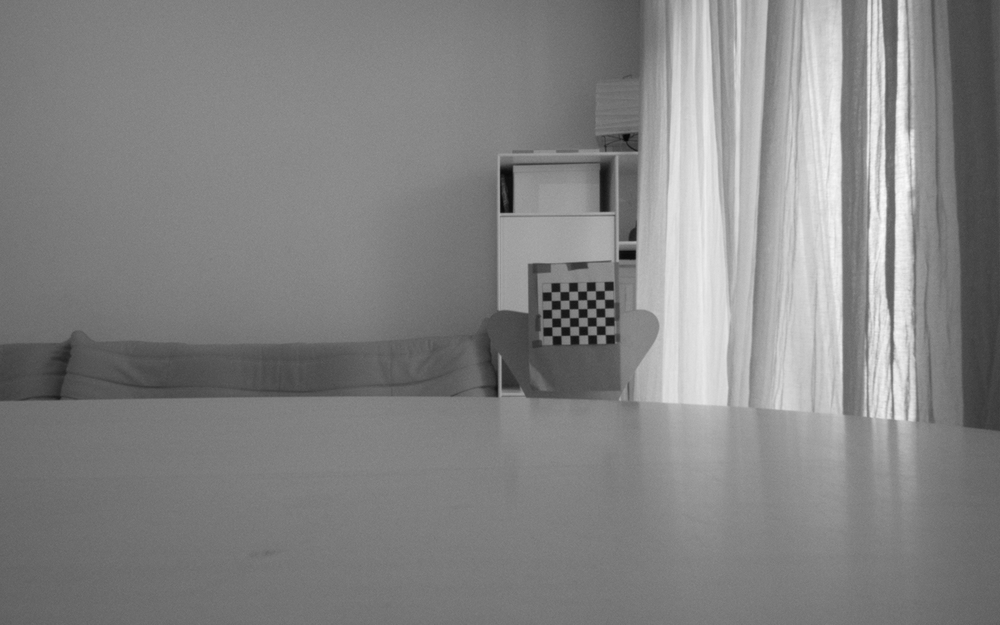
#> input picture data/calibration_images/left_003.png, 1000 x 625 px, shrunk from 1280 x 800 before the run
$ python check_corner_detection.py --image ../data/calibration_images/left_003.png
#> lines starting #> are read from the running program, lines starting #| are printed output that depends on the picture; after the words box and inside, x2 and y2 are one past the last pixel; in counts of white or black regions, pixels touching at a corner belong together
### src/calibration/corners.py
"""Checkerboard corner detection and 3D object point generation.

Pure logic: operates on an already-loaded image, no file I/O.
"""

import cv2
import numpy as np


def find_checkerboard_corners(image: np.ndarray, pattern_size: tuple[int, int]) -> np.ndarray | None:
    """Detect subpixel-accurate inner checkerboard corners.

    Args:
        image: grayscale or BGR image.
        pattern_size: (cols, rows) number of INNER corners (e.g. (6, 7) for
            the project's asymmetric board, see docs/decisions.md, 2026-09-04).

    Returns:
        (cols*rows, 2) float32 array of corner pixel coordinates, in a
        consistent raster order (row by row) -- but not necessarily
        starting top-left or scanning left-to-right; only consistency
        across detections of the same physical board matters for
        calibration. Returns None if the pattern was not found.
        CALIB_CB_FAST_CHECK is deliberately not used: it produces false
        negatives on large/tilted boards (see docs/decisions.md, 2026-09-03,
        and cal/check_corners.py).
    """
    if image.ndim == 3:
        image = cv2.cvtColor(image, cv2.COLOR_BGR2GRAY)

    found, corners = cv2.findChessboardCornersSB(image, pattern_size, flags=cv2.CALIB_CB_EXHAUSTIVE)
    if not found:
        return None

    # OpenCV-version-dependent: 4.10 (Pi) returns (N,1,2), 5.0 (seen on the
    # dev Mac) returns (N,2) -- normalize so callers get a consistent shape
    # regardless of the OpenCV version actually installed.
    cols, rows = pattern_size
    return corners.reshape(cols * rows, 2)


# [19 lines left out: function generate_object_points, not called in this run]

### scripts/check_corner_detection.py
"""Visueller Sanity-Check: Schachbrett-Eckenerkennung.

Zeichnet erkannte Innenecken (find_checkerboard_corners()) ins Bild --
fuer schnelles Nachvollziehen und als Abbildung im Abschlussbericht.
Ersetzt das Ad-hoc-Skript cal/check_corners.py (gitignored) durch eine
Version, die die src/-Logik direkt nutzt.

Nutzung:
    python scripts/check_corner_detection.py [--image PATH] [--output PATH]
                                              [--cols N] [--rows N]

Ohne --image: nutzt das erste Bild aus cal/bilder/ (lokale Ad-hoc-Testauf-
nahmen, gitignored, linke Haelfte). ACHTUNG: diese Aufnahmen zeigen noch
das alte 7x7-Brett (vor dem Tag-4-Zuschnitt auf 6x7, siehe
docs/decisions.md, 2026-09-04) -- schlaegt die Erkennung mit dem aktuellen
Standard-Pattern (6,7) fehl, faellt das Skript auf ein synthetisches
Testbild zurueck.
"""

import argparse
import sys
from pathlib import Path

import cv2
import numpy as np

REPO_ROOT = Path(__file__).resolve().parent.parent
sys.path.insert(0, str(REPO_ROOT))

from src.calibration.corners import find_checkerboard_corners  # noqa: E402

DEFAULT_OUTPUT = REPO_ROOT / "scripts" / "output" / "corner_detection_demo.png"


def _find_demo_image() -> Path | None:
    demo_dir = REPO_ROOT / "cal" / "bilder"
    if not demo_dir.is_dir():
        return None
    candidates = sorted(demo_dir.glob("*raw.png"))
    return candidates[0] if candidates else None


def _make_synthetic_checkerboard(pattern_size: tuple[int, int], square_px: int = 60, margin_px: int = 60) -> np.ndarray:
    cols, rows = pattern_size
    n_squares_x, n_squares_y = cols + 1, rows + 1
    width = n_squares_x * square_px + 2 * margin_px
    height = n_squares_y * square_px + 2 * margin_px
    image = np.full((height, width), 255, dtype=np.uint8)
    for row in range(n_squares_y):
        for col in range(n_squares_x):
            if (row + col) % 2 == 0:
                y0 = margin_px + row * square_px
                x0 = margin_px + col * square_px
                image[y0 : y0 + square_px, x0 : x0 + square_px] = 0
    return image


def main() -> None:
    parser = argparse.ArgumentParser(description=__doc__)
    parser.add_argument("--image", type=Path, default=None, help="Pfad zu einem Testbild")
    parser.add_argument("--output", type=Path, default=DEFAULT_OUTPUT)
    parser.add_argument("--cols", type=int, default=6, help="Anzahl innerer Ecken (Spalten)")
    parser.add_argument("--rows", type=int, default=7, help="Anzahl innerer Ecken (Zeilen)")
    args = parser.parse_args()
    pattern_size = (args.cols, args.rows)

    image_path = args.image or _find_demo_image()
    image = None
    if image_path is not None:
        loaded = cv2.imread(str(image_path), cv2.IMREAD_GRAYSCALE)
#> loaded is the input picture: shape (625, 1000); min 6, max 252, mean 131
        if loaded is None:
            raise FileNotFoundError(f"Bild konnte nicht geladen werden: {image_path}")
        image = loaded[:, : loaded.shape[1] // 2]  # linke Haelfte des Stereo-Rohbilds
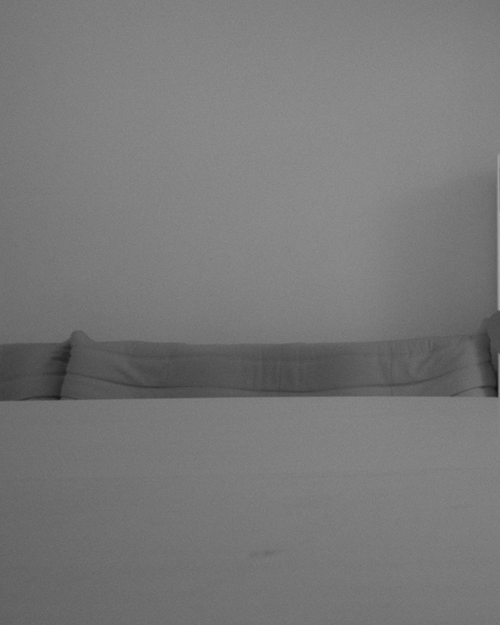
#> image: shape (625, 500); min 17, max 169, mean 120
        corners = find_checkerboard_corners(image, pattern_size)
#> in find_checkerboard_corners, `found, corners = cv2.findChessboardCornersSB(image, pattern_size, flag..`: found = False
        if corners is None:
            print(f"Muster {pattern_size} in {image_path.name} nicht gefunden - verwende synthetisches Testbild.")
            image = None

    if image is None:
        image = _make_synthetic_checkerboard(pattern_size)
        corners = find_checkerboard_corners(image, pattern_size)
        print("Synthetisches Testbild verwendet.")
    else:
        print(f"Verwende Bild: {image_path}")

    found = corners is not None
    print(f"Muster {pattern_size}: {'GEFUNDEN' if found else 'NICHT gefunden'}" + (f" ({len(corners)} Ecken)" if found else ""))

    annotated = cv2.cvtColor(image, cv2.COLOR_GRAY2BGR)
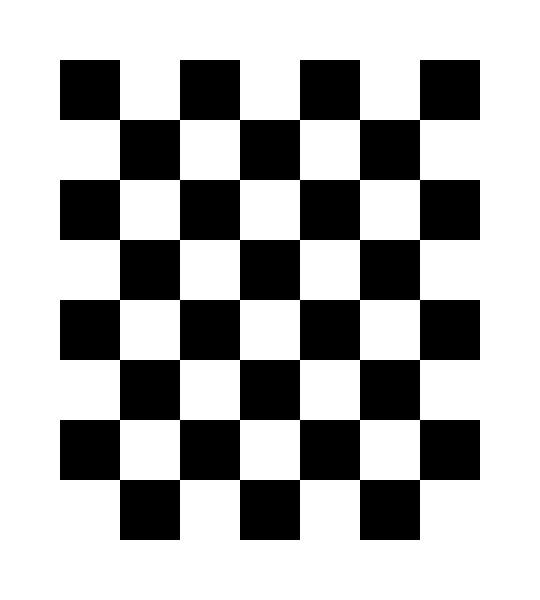
#> annotated: shape (600, 540, 3); 68.9% white; 1 black region, box (x1, y1, x2, y2) and area: (60, 60, 480, 540) 100800
    if found:
        cv2.drawChessboardCorners(annotated, pattern_size, corners, True)
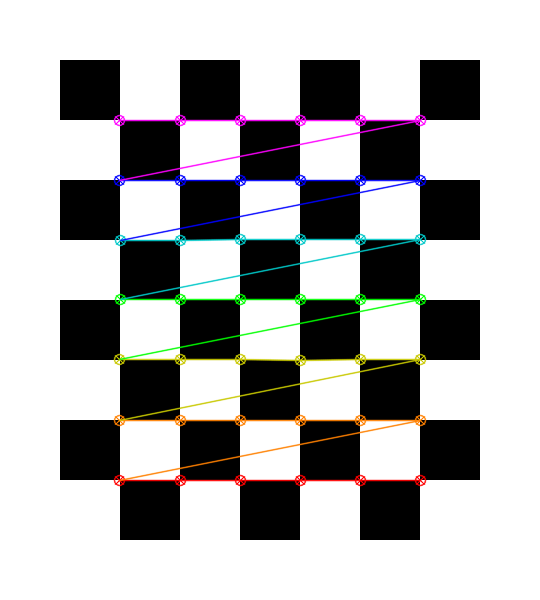
#> annotated: shape (600, 540, 3); 4.68% of pixels changed, all inside (x1, y1, x2, y2) = (113, 114, 427, 487)
    else:
        cv2.putText(annotated, "NOT FOUND", (20, 40), cv2.FONT_HERSHEY_SIMPLEX, 1.0, (0, 0, 255), 2)

    args.output.parent.mkdir(parents=True, exist_ok=True)
    cv2.imwrite(str(args.output), annotated)
    print(f"Annotiertes Bild gespeichert: {args.output}")


if __name__ == "__main__":
    main()

$ run again, on data/calibration_images/left_006.png
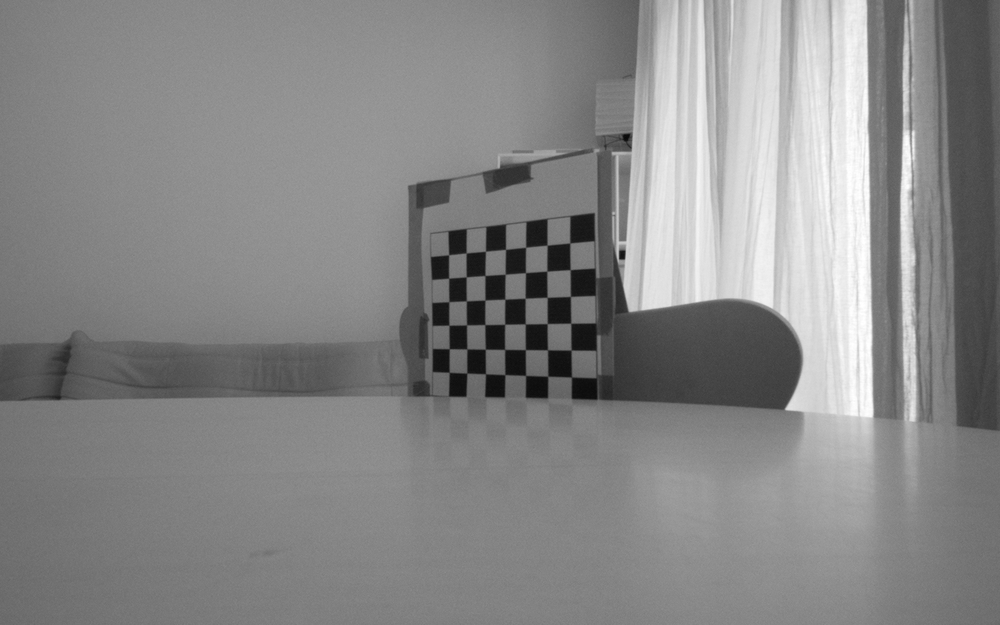
#> input picture data/calibration_images/left_006.png, 1000 x 625 px, shrunk from 1280 x 800 before the run
#> in main, loaded is the input picture: shape (625, 1000); min 9, max 255, mean 134.9
#> in main, `image = loaded[:, : loaded.shape[1] // 2]`:
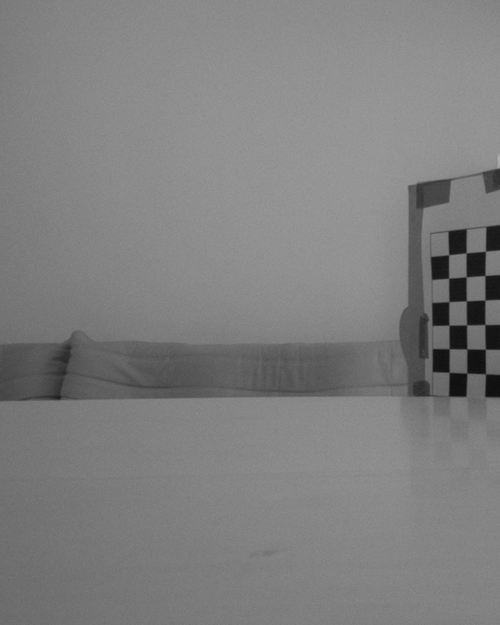
#> image: shape (625, 500); min 13, max 175, mean 127.1
#> found = False

$ run again, on data/calibration_images/left_008.png
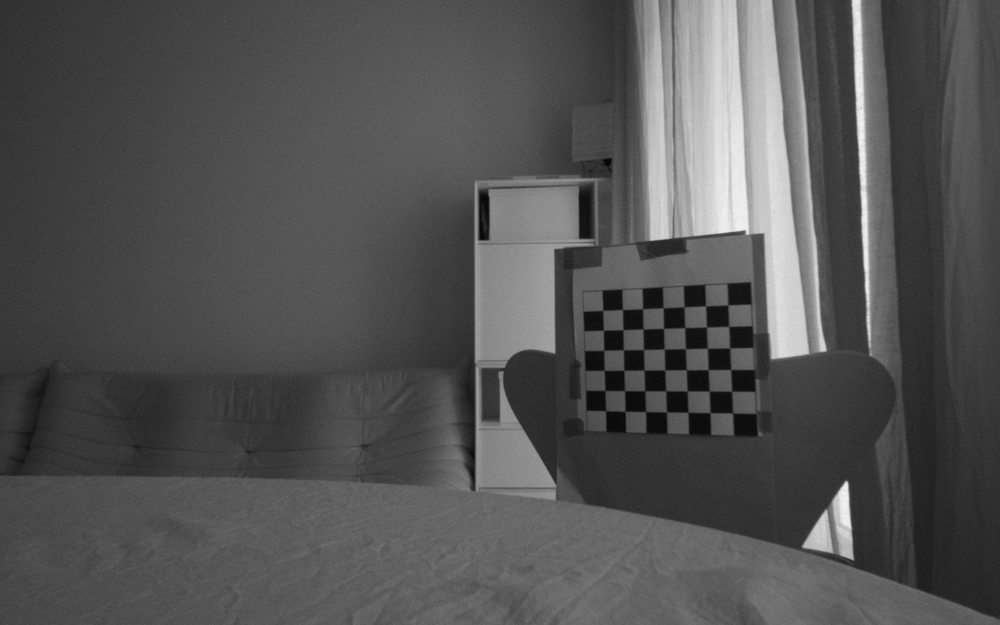
#> input picture data/calibration_images/left_008.png, 1000 x 625 px, shrunk from 1280 x 800 before the run
#> in main, loaded is the input picture: shape (625, 1000); min 5, max 248, mean 82.8
#> in main, `image = loaded[:, : loaded.shape[1] // 2]`:
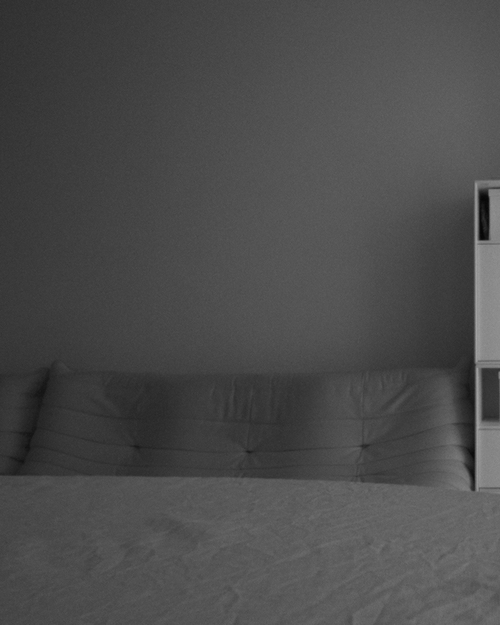
#> image: shape (625, 500); min 6, max 165, mean 75.3
#> found = False

$ run again, on data/calibration_images/left_011.png
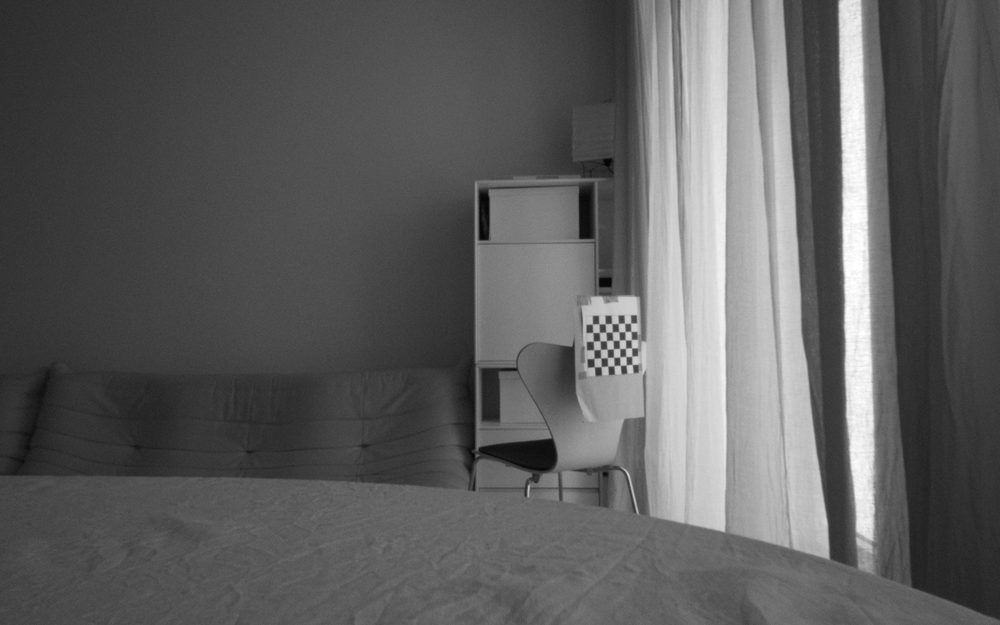
#> input picture data/calibration_images/left_011.png, 1000 x 625 px, shrunk from 1280 x 800 before the run
#> in main, loaded is the input picture: shape (625, 1000); min 4, max 255, mean 93.6
#> in main, `image = loaded[:, : loaded.shape[1] // 2]`:
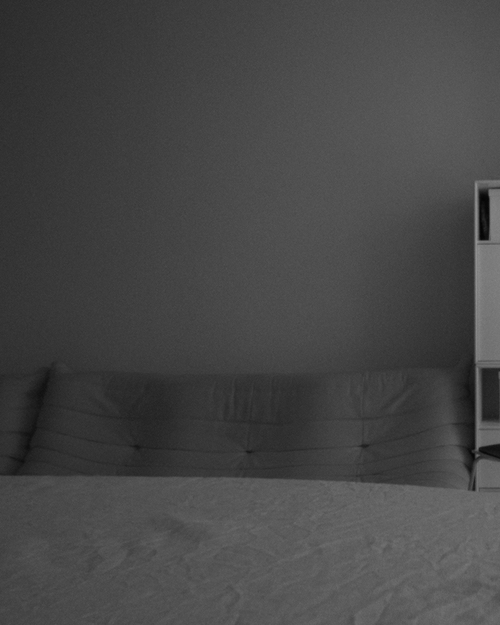
#> image: shape (625, 500); min 4, max 147, mean 70.3
#> found = False
